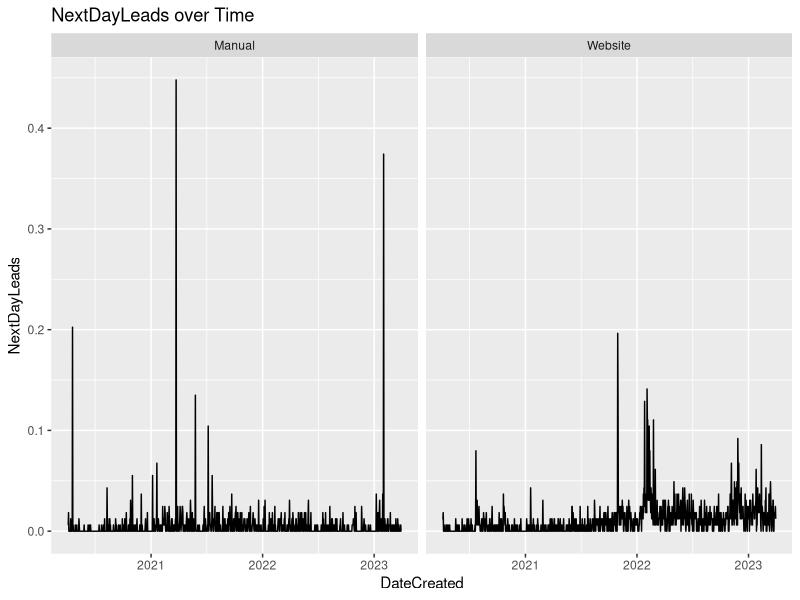
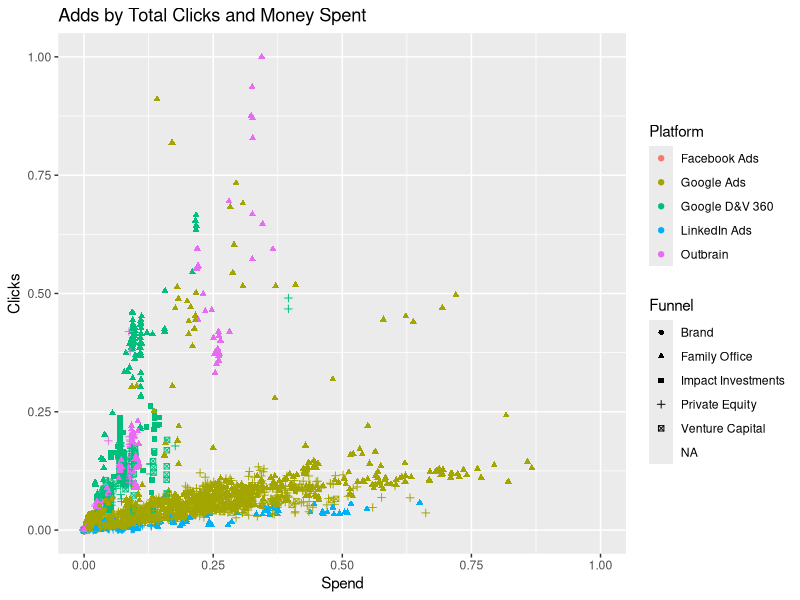
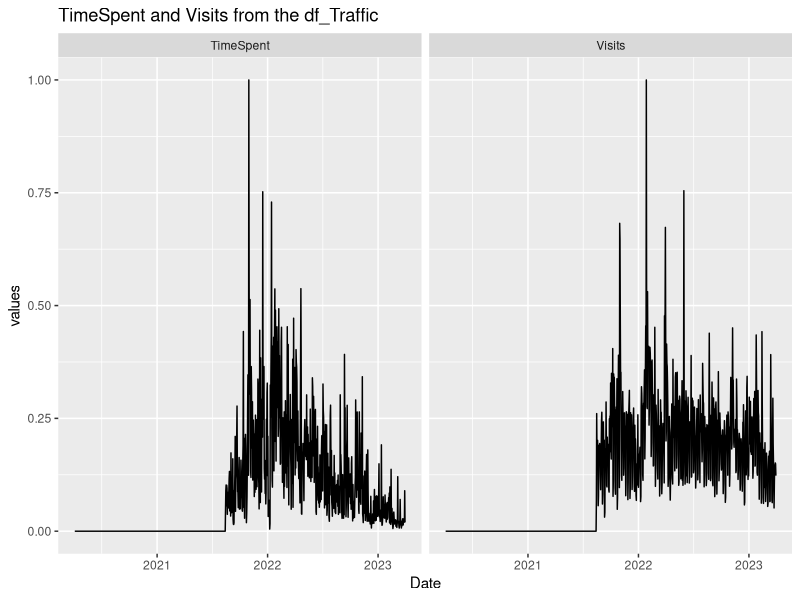
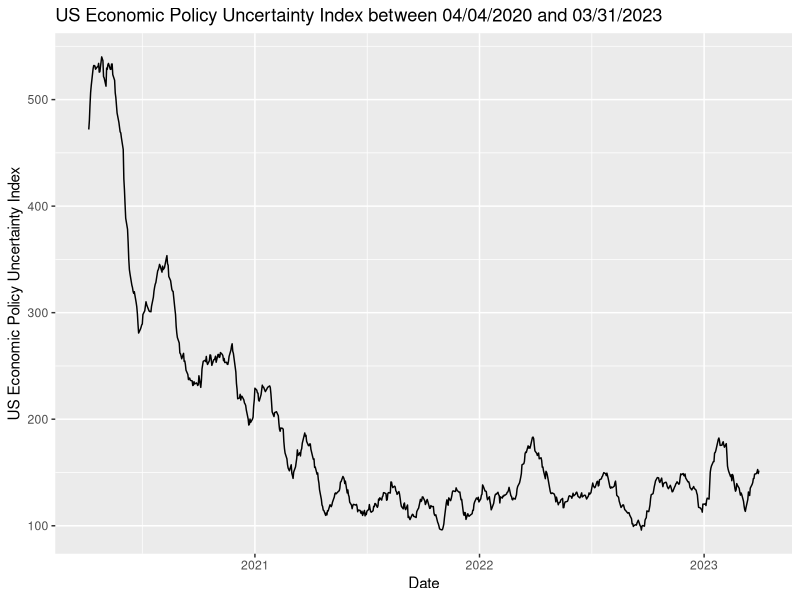
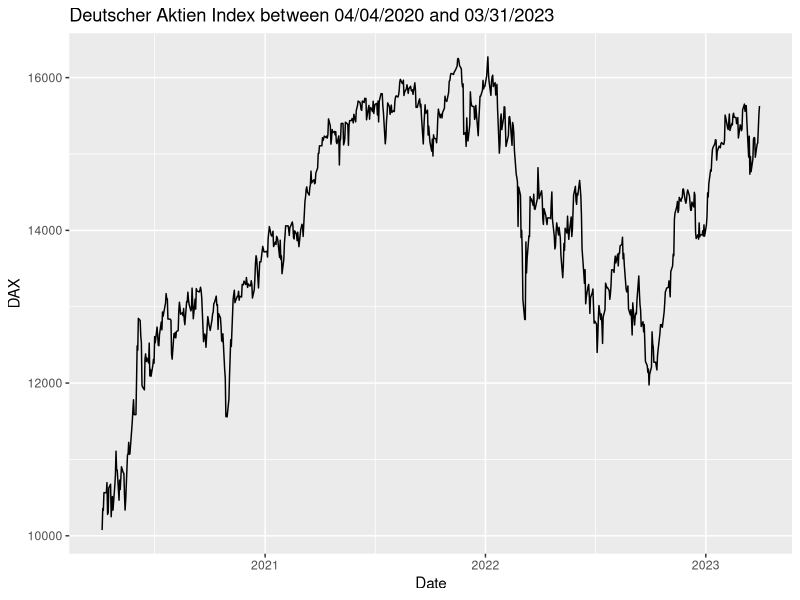
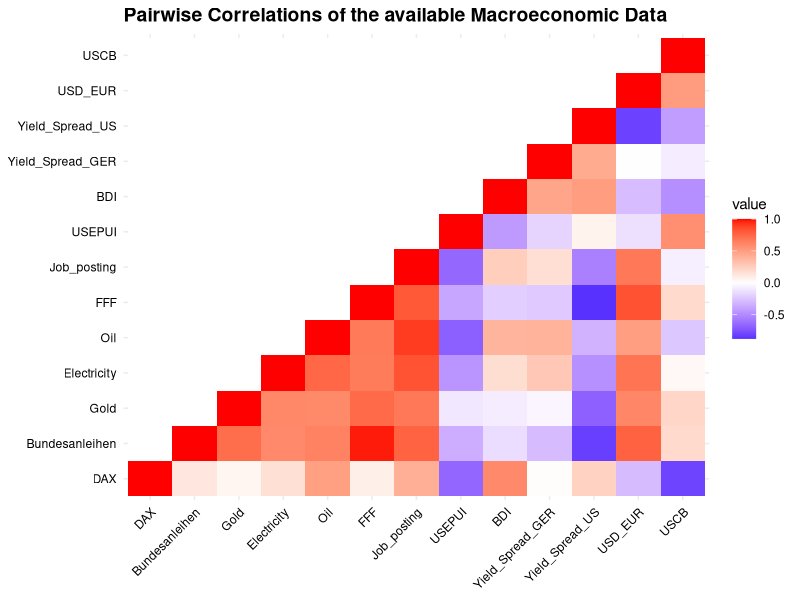
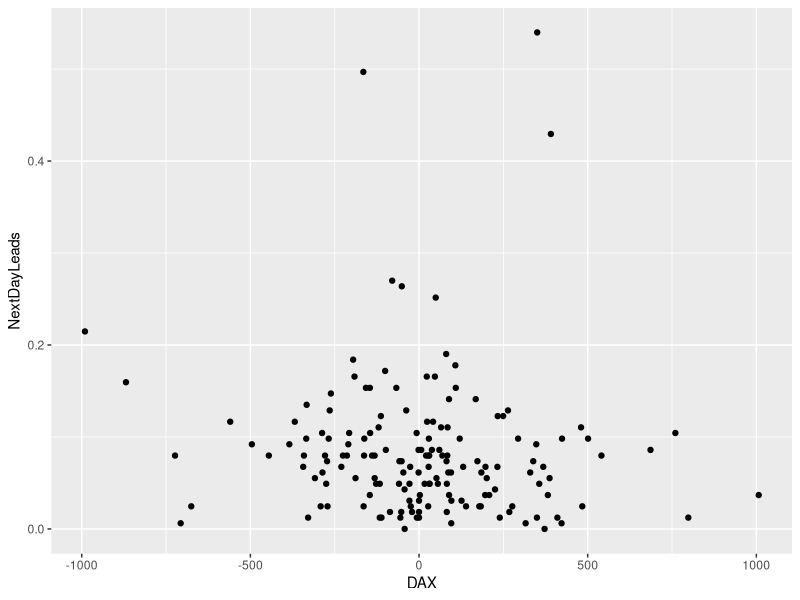
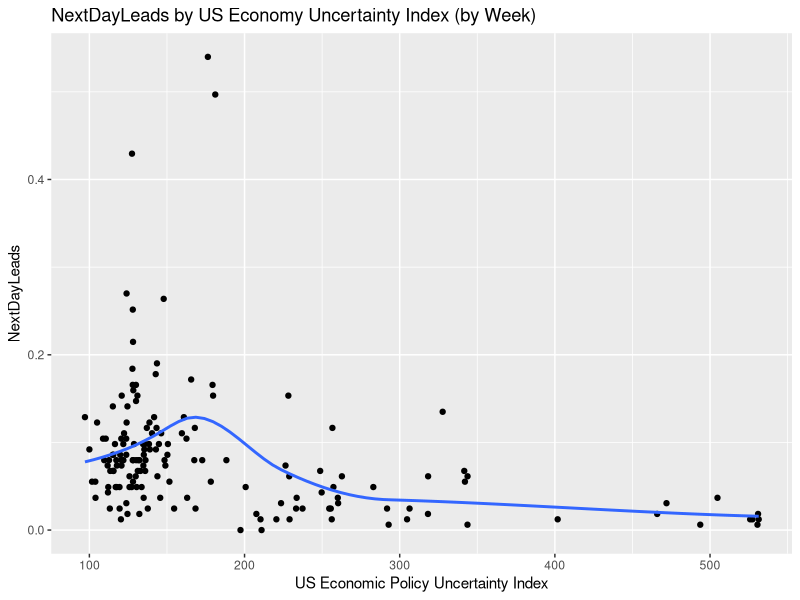

Generate these figures, in order, with R: (Note: this script raises an error after producing the figures.)
## ---- chunk 1
rm(list = ls())
library(dplyr)
library(lubridate)
library(ggplot2)
library(gridExtra)
library(tidyr)
library(data.table)
library(reshape2)
library(zoo)
## ---- chunk 2
df_Leads <- readxl::read_xlsx('Data/TermPaperChallenge.xlsx', sheet <- 'Leads')
df_Ads <- readxl::read_xlsx('Data/TermPaperChallenge.xlsx', sheet <- 'Ads')
df_Traffic <- readxl::read_xlsx('Data/TermPaperChallenge.xlsx', sheet <- 'WebsiteTraffic')
df_Macro <- readxl::read_xlsx('Data/TermPaperChallenge.xlsx', sheet <- 'Macro')
## ---- chunk 3
#Average daily leads over the entire time period by lead type
Model1 <- lm(NextDayLeads ~ Type, data <- df_Leads)
Model1

#Average daily leads in April 2022 by lead type
Model2 <- lm(NextDayLeads ~ Type, data <- df_Leads %>%
filter(DateCreated >= ymd('2022-4-01'), DateCreated <= ymd('2022-04-30')))
Model2

predictions <- df_Leads %>%
  transmute(DateCreated,
            NextDayLeads,
            yhat1 = predict(Model1, newdata <- .),
            yhat2 = predict(Model2, newdata <- .),
            # Model 3: Weighted average of models 1 and 2
            yhat3 = .33*yhat1 + .67*yhat2)

#RMSE function
RMSE <- function(yhat, y) {
  return(sqrt( mean((yhat - y)^2)))
}

#Evaluation Matrix.
evaluation <- predictions %>%
  filter(DateCreated >= ymd('2023-03-01'),
         DateCreated <= ymd('2023-03-30')) %>%
  summarise_at(.vars = vars(starts_with('yhat')),
               .funs = funs(RMSE(., NextDayLeads)))

#Output of the three models
evaluation
## ---- chunk 4
#Graph 1: NextDayLeads over Time
df_Leads %>%
  ggplot( aes(x = DateCreated,
              y = NextDayLeads)) +
  geom_line() +
  facet_wrap(~Type) +
  labs(title = "NextDayLeads over Time")

#Graph 2: Adds by Clicks, Money Spent, Platform and Funnel
df_Ads %>%
  ggplot( aes( x = Spend,
               y = Clicks,
               color = Platform,
               shape = Funnel)) +
  geom_point() +
  labs(title = "Adds by Total Clicks and Money Spent")

#Graph 3: The two variables from the df_Traffic over Time
df_Traffic %>%
  pivot_longer(cols = 2:3, names_to = "Type", values_to = "values") %>%
  ggplot( aes(x = Date,
              y = values)) +
  geom_line() +
  facet_wrap(~Type) +
  labs(title = "TimeSpent and Visits from the df_Traffic")
## ---- chunk 5
#The US Economic Policy Uncertainty Index over the Time Period available
df_Macro %>%
  filter(Date >= min(df_Leads$DateCreated),
         Date <= max(df_Leads$DateCreated)) %>% #Limiting to the time of Leads Data
  ggplot( aes( x = Date,
               y = `US Economic Policy Uncertainty Index`)) +
  geom_line() +
  labs(title = "US Economic Policy Uncertainty Index between 04/04/2020 and 03/31/2023")

#The DAX over the Time Period available
df_Macro %>%
  filter(Date >= min(df_Leads$DateCreated),
         Date <= max(df_Leads$DateCreated)) %>% #Limiting to the time of Leads Data
  ggplot( aes( x = Date,
               y = DAX)) +
  geom_line() +
  labs(title = "Deutscher Aktien Index between 04/04/2020 and 03/31/2023")

## ---- chunk 6
# Compute correlation matrix using the numeric variables
corr_matrix <- df_Macro %>%
  select(-Date) %>%
  rename(Bundesanleihen = colnames(.)[2],
         Gold = colnames(.)[3],
         Electricity = colnames(.)[4],
         Oil = colnames(.)[5],
         FFF = colnames(.)[6],
         Job_posting = colnames(.)[7],
         USEPUI = colnames(.)[8],
         BDI = colnames(.)[9],
         Yield_Spread_GER = colnames(.)[10],
         Yield_Spread_US = colnames(.)[11],
         USD_EUR = colnames(.)[12],
         USCB = colnames(.)[13]) %>%
  cor(use="pairwise.complete.obs")

corr_matrix[upper.tri(corr_matrix)] <- NA 

melt(corr_matrix) %>%
# Visualize correlation matrix as a heatmap
ggplot(aes(x = Var1, y = Var2, fill = value)) +
  geom_tile() +
  scale_fill_gradient2(low = "blue", mid = "white", high = "red", midpoint = 0, na.value = "white") +
  theme_minimal() +
  theme(
    axis.text.x = element_text(angle = 45, hjust = 1, color = "black"),
    axis.text.y = element_text(color = "black"),
    axis.title.x = element_blank(),
    axis.title.y = element_blank(),
    plot.title = element_text(size = 14, face = "bold")) +
  ggtitle("Pairwise Correlations of the available Macroeconomic Data")
## ---- chunk 7
df <- df_Leads %>%
  select(DateCreated, NextDayLeads)

df_Macro <- inner_join(df, df_Macro, by = c("DateCreated" = "Date" )) #Join NextDayLeads to the Macro Dataframe

#Compute Weekly Measures
weekly_data <- df_Macro %>%
  group_by(Week = week(DateCreated), Year = year(DateCreated)) %>%
  summarise(DAX = last(DAX) - first(DAX),  #Weekly Increase of DAX
            NextDayLeads = sum(NextDayLeads), #Weekly Sum of NextDayLeads
            GermanElecPrice = mean(`German Electricity Price`),  #Average Energy Price
            USEPUI = mean(`US Economic Policy Uncertainty Index`)) #Average US Uncertainty Index

weekly_data %>%
  ggplot( aes(x = DAX, y = NextDayLeads)) + 
  geom_point()
  labs(title = "NextDayLeads by Change in Dax (by Week)",
       x = "Change in the DAX (difference between first of week to last of week")

weekly_data %>%
  ggplot( aes(x = USEPUI, y = NextDayLeads)) + 
  geom_point() + geom_smooth(se = F) + 
  labs(title = "NextDayLeads by US Economy Uncertainty Index (by Week)",
       x = "US Economic Policy Uncertainty Index")

weekly_data %>%
  ggplot( aes(x = GermanElecPrice, y = NextDayLeads)) + 
  geom_point() + geom_smooth(se = F) + 
  labs(title = "NextDayLeads by German Elictricity Price (by Week)",
       x = "Mean German Elictricity Price")

weekly_data %>%
  ggplot( aes(x = GermanElecPrice, y = NextDayLeads)) + 
  geom_point() + geom_smooth(se = F) + 
  labs(title = "NextDayLeads by German Elictricity Price (by Week)",
       x = "Mean German Elictricity Price")

## ---- chunk 8
breaks <- c(0, 0.05, 0.1, 0.15, 0.2, 0.25, 0.26)
labels <- c("0-0.05", "0.05-0.1", "0.1-0.15", "0.15-0.2", "0.2-0.25", "0.25-0.26")

# Use cut() to convert the numeric column into a factor with intervals
weekly_data$NextDayLeadsDis <- cut(weekly_data$NextDayLeads, breaks = breaks, labels = labels, include.lowest = TRUE)

weekly_data %>%
  ggplot( aes(x = GermanElecPrice, y = NextDayLeads)) + 
  geom_point(aes(color = NextDayLeadsDis)) + geom_smooth(se = F) + 
  labs(title = "NextDayLeads by German Elictricity Price (by Week)",
       x = "Mean German Elictricity Price")

weekly_data %>%
  ggplot( aes(x = GermanElecPrice, y = USEPUI, color = NextDayLeadsDis)) + 
  geom_point() + 
  labs(title = "NextDayLeads by German Elictricity Price (by Week)",
       x = "Mean German Elictricity Price")

## ---- chunk 9
df_Leads %>%
  mutate(year_week =  paste( year(DateCreated), week(DateCreated), sep = "-")) %>%
  group_by(year_week) %>%
  summarise(sum = sum(NextDayLeads)) %>%
  ggplot( aes(x = year_week,
              y = sum)) +
  geom_point() +
  geom_smooth() +
  theme(axis.text.x = element_text(angle = 45)) +
  #scale_x_discrete( breaks = df_Leads$year_week[ seq(1, 159, by = 10)]) +
  labs(title = "NextDayLeads over Time by Week")
## ---- chunk 10
#Two values are very high (see Plot 2). They have to be deleted
df_Leads <- df_Leads %>%
  mutate(Year = format(DateCreated, "%Y"))

#To allow for a flexible mean and sd, the measures are calculated by year. 
summary_data <- df_Leads %>%
  group_by(Year = format(DateCreated, "%Y")) %>%
  summarise(
    Mean_NextDayLeads = mean(NextDayLeads),
    Sd_NextDayLeads = sd(NextDayLeads),
    Threshold = Mean_NextDayLeads + 4 * Sd_NextDayLeads  #Threshold is determined to begin 4 Sd over the Mean
  ) %>%
  select(Year, Threshold)

df_Leads <- merge(df_Leads, summary_data, by = "Year") 

df_Leads <- df_Leads %>%
  filter(Threshold > NextDayLeads)
## ---- chunk 11
#Add a factor of Weekday
df_Leads <- df_Leads %>%
  mutate(weekday = ordered(weekdays(DateCreated), levels = c("Montag", "Dienstag", "Mittwoch", "Donnerstag", "Freitag", "Samstag", "Sonntag")),
         binary = ifelse(NextDayLeads > 0, 1, 0))
## ---- chunk 12
s_window <- seq(1, 30, 2)
df_train <- df_Leads %>% filter(DateCreated < '2023-02-01')
df_test <- df_Leads %>% filter(DateCreated >= '2023-02-01')

width_model <- function(s_window, df_train, df_test) {
prec_results <- data.frame(width = numeric(0), rmse_train = numeric(0), rmse_test = numeric(0))

for (width in s_window) {
  #Create leadsLastWeek
  df_Leads <- df_Leads %>%
  mutate(leadsLastWeek = rollapply( NextDayLeads, width = width, FUN = sum, align = "right", partial = T))
  # Fit random forest model on training data
  lm_model <- lm(NextDayLeads ~ weekday + leadsLastWeek,
                 data = df_train)
  
  pred_train <- df_train %>%
  transmute(DateCreated,
            NextDayLeads,
            yhat = predict(lm_model, newdata <- .))

  pred_test <- df_test %>%
  transmute(DateCreated,
            NextDayLeads,
            yhat = predict(lm_model, newdata <- df_test))
 
  rmse_train <- sqrt( mean((pred_train$yhat - pred_train$NextDayLeads)^2))
  rmse_test <- sqrt( mean((pred_test$yhat - pred_test$NextDayLeads)^2))

 
    # Append results to the prec_results data frame
  prec_results <- rbind(prec_results, data.frame(width = width, train_rmse = rmse_train, test_rmse = rmse_test))
  }
return(prec_results)
}

window_values <- width_model(s_window, df_train, df_test)
## ---- chunk 13
df_Leads <- df_Leads %>%
  mutate(leadsLast2 = rollapply( NextDayLeads, width = 2, FUN = sum, align = "right", partial = T),
         leadsLast3 = rollapply( NextDayLeads, width = 3, FUN = sum, align = "right", partial = T))

  # Fit random forest model on training data
  lm_model <- lm(NextDayLeads ~ weekday + leadsLastWeek,
                 data = df_train)
  
  pred_train <- df_train %>%
  transmute(DateCreated,
            NextDayLeads,
            yhat = predict(lm_model, newdata <- .))

  pred_test <- df_test %>%
  transmute(DateCreated,
            NextDayLeads,
            yhat = predict(lm_model, newdata <- df_test))
 
  rmse_train <- sqrt( mean((pred_train$yhat - pred_train$NextDayLeads)^2))
  rmse_test <- sqrt( mean((pred_test$yhat - pred_test$NextDayLeads)^2))
